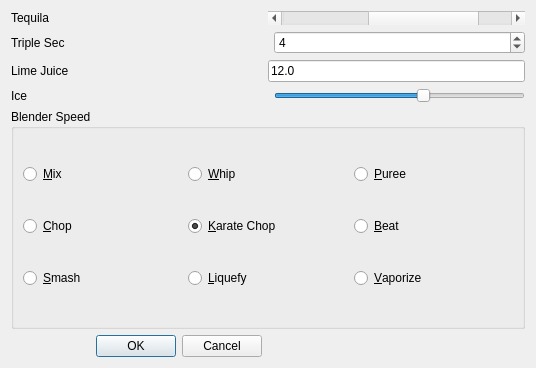
<?xml version="1.0" encoding="UTF-8"?>
<ui version="4.0">
 <author>John McGehee, http://www.voom.net</author>
 <comment>
   Copyright 2011 Voom, Inc.

   This file is part of the Voom PyQt QTest Example.
   See http://www.voom.net/pyqt-qtest-example/ for documentation.

   PyQt QTest Example is free software: you can redistribute it and/or modify
   it under the terms of the GNU General Public License as published by
   the Free Software Foundation, either version 3 of the License, or
   (at your option) any later version.

   PyQt QTest Example is distributed in the hope that it will be useful,
   but WITHOUT ANY WARRANTY; without even the implied warranty of
   MERCHANTABILITY or FITNESS FOR A PARTICULAR PURPOSE.  See the
   GNU General Public License for more details.

   You should have received a copy of the GNU General Public License
   along with PyQt QTest Example.  If not, see http://www.gnu.org/licenses/.
 </comment>
 <class>MargaritaMixer</class>
 <widget class="QDialog" name="MargaritaMixer">
  <property name="geometry">
   <rect>
    <x>0</x>
    <y>0</y>
    <width>536</width>
    <height>368</height>
   </rect>
  </property>
  <property name="windowTitle">
   <string>Margarita Mixer</string>
  </property>
  <layout class="QGridLayout" name="gridLayout">
   <item row="0" column="0">
    <widget class="QLabel" name="label">
     <property name="text">
      <string>Tequila</string>
     </property>
    </widget>
   </item>
   <item row="1" column="0">
    <widget class="QLabel" name="label_2">
     <property name="text">
      <string>Triple Sec</string>
     </property>
    </widget>
   </item>
   <item row="1" column="2">
    <widget class="QSpinBox" name="tripleSecSpinBox">
     <property name="toolTip">
      <string>Jiggers of triple sec</string>
     </property>
     <property name="maximum">
      <number>11</number>
     </property>
     <property name="value">
      <number>4</number>
     </property>
    </widget>
   </item>
   <item row="2" column="0">
    <widget class="QLabel" name="label_3">
     <property name="text">
      <string>Lime Juice</string>
     </property>
    </widget>
   </item>
   <item row="2" column="1" colspan="2">
    <widget class="QLineEdit" name="limeJuiceLineEdit">
     <property name="toolTip">
      <string>Jiggers of lime juice</string>
     </property>
     <property name="text">
      <string>12.0</string>
     </property>
    </widget>
   </item>
   <item row="3" column="0">
    <widget class="QLabel" name="label_4">
     <property name="text">
      <string>Ice</string>
     </property>
    </widget>
   </item>
   <item row="3" column="2">
    <widget class="QSlider" name="iceHorizontalSlider">
     <property name="toolTip">
      <string>Chunks of ice</string>
     </property>
     <property name="minimum">
      <number>0</number>
     </property>
     <property name="maximum">
      <number>20</number>
     </property>
     <property name="value">
      <number>12</number>
     </property>
     <property name="orientation">
      <enum>Qt::Horizontal</enum>
     </property>
    </widget>
   </item>
   <item row="5" column="0">
    <widget class="QDialogButtonBox" name="buttonBox">
     <property name="toolTip">
      <string>Press OK to make the drinks</string>
     </property>
     <property name="orientation">
      <enum>Qt::Horizontal</enum>
     </property>
     <property name="standardButtons">
      <set>QDialogButtonBox::Cancel|QDialogButtonBox::Ok</set>
     </property>
    </widget>
   </item>
   <item row="0" column="1" colspan="2">
    <widget class="QScrollBar" name="tequilaScrollBar">
     <property name="enabled">
      <bool>true</bool>
     </property>
     <property name="toolTip">
      <string>Jiggers of tequila</string>
     </property>
     <property name="maximum">
      <number>11</number>
     </property>
     <property name="value">
      <number>8</number>
     </property>
     <property name="sliderPosition">
      <number>8</number>
     </property>
     <property name="orientation">
      <enum>Qt::Horizontal</enum>
     </property>
    </widget>
   </item>
   <item row="4" column="0" colspan="3">
    <widget class="QGroupBox" name="groupBox">
     <property name="toolTip">
      <string>Speed of the blender</string>
     </property>
     <property name="title">
      <string>Blender Speed</string>
     </property>
     <layout class="QGridLayout" name="gridLayout_2">
      <item row="0" column="0">
       <widget class="QRadioButton" name="speedButton1">
        <property name="text">
         <string>&amp;Mix</string>
        </property>
        <attribute name="buttonGroup">
         <string>speedButtonGroup</string>
        </attribute>
       </widget>
      </item>
      <item row="0" column="2">
       <widget class="QRadioButton" name="speedButton3">
        <property name="text">
         <string>&amp;Puree</string>
        </property>
        <attribute name="buttonGroup">
         <string>speedButtonGroup</string>
        </attribute>
       </widget>
      </item>
      <item row="1" column="0">
       <widget class="QRadioButton" name="speedButton4">
        <property name="text">
         <string>&amp;Chop</string>
        </property>
        <attribute name="buttonGroup">
         <string>speedButtonGroup</string>
        </attribute>
       </widget>
      </item>
      <item row="1" column="1">
       <widget class="QRadioButton" name="speedButton5">
        <property name="text">
         <string>&amp;Karate Chop</string>
        </property>
        <property name="checked">
         <bool>true</bool>
        </property>
        <attribute name="buttonGroup">
         <string>speedButtonGroup</string>
        </attribute>
       </widget>
      </item>
      <item row="1" column="2">
       <widget class="QRadioButton" name="speedButton6">
        <property name="text">
         <string>&amp;Beat</string>
        </property>
        <attribute name="buttonGroup">
         <string>speedButtonGroup</string>
        </attribute>
       </widget>
      </item>
      <item row="3" column="2">
       <widget class="QRadioButton" name="speedButton9">
        <property name="text">
         <string>&amp;Vaporize</string>
        </property>
        <attribute name="buttonGroup">
         <string>speedButtonGroup</string>
        </attribute>
       </widget>
      </item>
      <item row="3" column="1">
       <widget class="QRadioButton" name="speedButton8">
        <property name="text">
         <string>&amp;Liquefy</string>
        </property>
        <attribute name="buttonGroup">
         <string>speedButtonGroup</string>
        </attribute>
       </widget>
      </item>
      <item row="3" column="0">
       <widget class="QRadioButton" name="speedButton7">
        <property name="text">
         <string>&amp;Smash</string>
        </property>
        <attribute name="buttonGroup">
         <string>speedButtonGroup</string>
        </attribute>
       </widget>
      </item>
      <item row="0" column="1">
       <widget class="QRadioButton" name="speedButton2">
        <property name="text">
         <string>&amp;Whip</string>
        </property>
        <attribute name="buttonGroup">
         <string>speedButtonGroup</string>
        </attribute>
       </widget>
      </item>
     </layout>
    </widget>
   </item>
  </layout>
 </widget>
 <tabstops>
  <tabstop>buttonBox</tabstop>
  <tabstop>tripleSecSpinBox</tabstop>
  <tabstop>limeJuiceLineEdit</tabstop>
  <tabstop>iceHorizontalSlider</tabstop>
  <tabstop>speedButton1</tabstop>
  <tabstop>speedButton2</tabstop>
  <tabstop>speedButton3</tabstop>
 </tabstops>
 <resources/>
 <connections>
  <connection>
   <sender>buttonBox</sender>
   <signal>accepted()</signal>
   <receiver>MargaritaMixer</receiver>
   <slot>accept()</slot>
   <hints>
    <hint type="sourcelabel">
     <x>248</x>
     <y>254</y>
    </hint>
    <hint type="destinationlabel">
     <x>157</x>
     <y>274</y>
    </hint>
   </hints>
  </connection>
  <connection>
   <sender>buttonBox</sender>
   <signal>rejected()</signal>
   <receiver>MargaritaMixer</receiver>
   <slot>reject()</slot>
   <hints>
    <hint type="sourcelabel">
     <x>316</x>
     <y>260</y>
    </hint>
    <hint type="destinationlabel">
     <x>286</x>
     <y>274</y>
    </hint>
   </hints>
  </connection>
 </connections>
 <buttongroups>
  <buttongroup name="speedButtonGroup"/>
 </buttongroups>
</ui>
